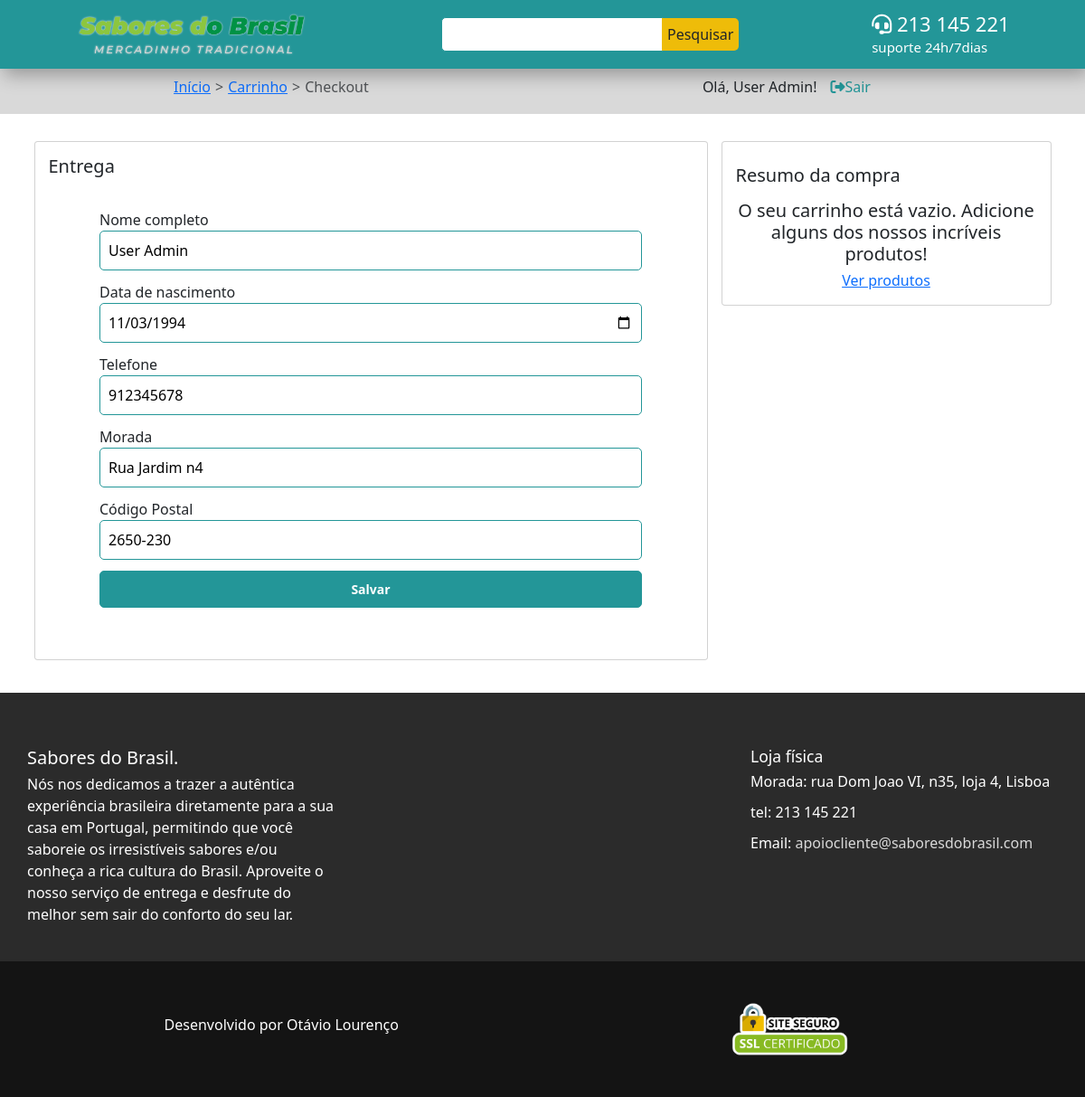
Screenshot of /pages/checkout.php (signed in) with the database file from the repository.
### tables this page shows
CREATE TABLE `Usuarios` (
  `IDuser` int(11) NOT NULL,
  `Nome` varchar(255) NOT NULL,
  `dataNasc` date DEFAULT NULL,
  `Email` varchar(255) NOT NULL,
  `Senha` varchar(255) NOT NULL,
  `Morada` text DEFAULT NULL,
  `CP` text DEFAULT '0000-000',
  `Tel` int(11) DEFAULT NULL,
  `NivelAcesso` int(11) NOT NULL DEFAULT 0
);

### assets/functions.php (called while the page is built, shortened)
<?php
include('../connect_db.php');
$IDusuario = $_SESSION['IDuser'];
$sql = "SELECT Nome, dataNasc, Tel, Morada, CP FROM Usuarios WHERE IDuser = ?";
$stmt = $conn->prepare($sql);
$stmt->bind_param('i', $IDusuario);
$stmt->execute();
$result = $stmt->get_result();
if ($result->num_rows > 0) {
    $row = $result->fetch_assoc();
    $nome = $row['Nome'];
    $dataNasc = $row['dataNasc'];
    $tel = $row['Tel'];
    $morada = $row['Morada'];
    $Postal = $row['CP'];
} else {
    $nome = '';
    $dataNasc = '';
    $tel = '';
    $morada = '';
    $Postal = '';
}

### pages/checkout.php (the view, shortened to what this page needs)
<?php
include('../assets/functions.php');
?>
<!doctype html>
<html lang="pt">
<head>
    <link href="https://cdn.jsdelivr.net/npm/bootstrap@5.3.0-alpha3/dist/css/bootstrap.min.css" rel="stylesheet">
    <link rel="stylesheet" href="../css/style.css">
</head>
<body>
    <div class="container-fluid sob-menu fixed-top d-none d-sm-block">
        <div class="row">
            <div class="col-sm " style="background-color: var(--primary-color);">
                <div class="d-flex justify-content-around align-items-center">
                    <span class="logo"><img src="../images/diversos/logo-nome.png" alt="" height="50"></span>
                    <div>
                        <input class="input-search rounded-start-3" type="search" name="" id="">
                        <button class="btn-yellow rounded-end-3">Pesquisar</button>
                    </div>
                    <span class="tel"><i class="fa-solid fa-headset"></i> 213 145 221
                        <h4>suporte 24h/7dias</h4>
                    </span>
                </div>
            </div>
        </div>
    </div>
    <div class="container-fluid mobile-bc" style="padding-top: 7.62rem;">
        <div class="row">
            <div class="col-sm d-flex justify-content-around align-items-center" style="background-color: var(--grey-color); height: 5rem;">
                <nav style="--bs-breadcrumb-divider: '>';" aria-label="breadcrumb">
                    <ul class="breadcrumb">
                        <li class="breadcrumb-item"><a href="../index.php">Início</a></li>
                        <li class="breadcrumb-item"><a href="../pages/cart.php">Carrinho</a></li>
                        <li class="breadcrumb-item active" aria-current="page">Checkout</li>
                    </ul>
                </nav>
                <div>
                    <div class="float-end me-5 d-flex flex-row justify-content-evenly">
                        <?php
                        if (isset($_SESSION['IDuser'])) {
                            echo '<p class="d-none d-sm-block"> Olá, ' . $_SESSION['Nome'] . '!</p>';
                        } else {
                            echo '<a href="../login.php"><button class="btn btn-primary-new d-none d-sm-block"><i class="fa-solid fa-user"></i> Entrar</button></a>';
                        }
                        if (isset($_SESSION['IDuser'])) {
                            echo '<a href="../assets/logout.php" class="link px-4 d-none d-sm-block" title="Sair"><i class="fa-solid fa-right-from-bracket"></i>Sair</a>';
                        }
                        ?>
                    </div>
                </div>
            </div>
        </div>
    </div>
    <div class="window-full">
        <div class="container py-5">
            <div class="row d-flex justify-content-between">
                <div class="col-md-8">
                    <div class="card p-4 d-flex justify-content-center">
                        <h2>Entrega</h2>
                        <div class="p-5 d-flex justify-content-center">
                            <form action="" method="post" class="formEntrega">
                                <label for="nome">Nome completo</label>
                                <input type="text" name="Nome" id="nome" placeholder="Nome completo" value="<?php echo $nome; ?>">
                                <label for="dataNasci">Data de nascimento</label>
                                <input type="date" name="dataNasci" id="dataNasci" value="<?php echo $dataNasc; ?>">
                                <label for="tel">Telefone</label>
                                <input type="number" name="Contacto" id="tel" placeholder="912 345 678" value="<?php echo $tel; ?>">
                                <label for="morada">Morada</label>
                                <input type="text" name="Morada" placeholder="Morada" value="<?php echo $morada; ?>">
                                <label for="cp">Código Postal</label>
                                <input type="text" name="CodPostal" placeholder="Código Postal" value="<?php echo $Postal; ?>" onkeyup="formatarCodigoPostal(this)">
                                <input type="submit" value="Salvar" class="btn btn-primary-new">
                            </form>
                        </div>
                    </div>
                </div>
                <div class="col-md-4">
                    <div class="card p-4">
                        <h2 class="py-3">Resumo da compra</h2>
                        <?php if (empty($produtosCarrinho)) : ?>
                            <div class="text-center">
                                <h2>O seu carrinho está vazio. Adicione alguns dos nossos incríveis produtos!</h2>
                                <a href="../index.php#top-vendas">Ver produtos</a>
                            </div>
                        <?php endif; ?>
                    </div>
                </div>
            </div>
        </div>
    </div>
    <div class="container-fluid pt-5 text-white" style="background-color: var(--soft-black);">
        <div class="row d-flex justify-content-between">
            <div class="col-sm-4 p-5">
                <h2>Sabores do Brasil.</h2>
                <p>Nós nos dedicamos a trazer a autêntica experiência brasileira diretamente para a sua casa em Portugal, permitindo que você saboreie os irresistíveis sabores e/ou conheça a rica cultura do Brasil. Aproveite o nosso serviço de entrega e desfrute do melhor sem sair do conforto do seu lar.</p>
            </div>
            <div class="col-sm-4 p-5">
                <h3>Loja física</h3>
                <p>Morada: rua Dom Joao VI, n35, loja 4, Lisboa</p>
                <p>tel: 213 145 221</p>
                <p>Email: <a href="mailto:email@email.com" class="text-email">apoiocliente@saboresdobrasil.com</a></p>
            </div>
        </div>
    </div>
    <footer class="container-fluid d-flex justify-content-between align-items-center" style="background-color: var(--black-color); height: 15rem;">
        <div class="row px-5 w-100">
            <div class="col-sm-6 footer d-flex justify-content-center align-items-center">
                <p style="color: var(--white-color);">Desenvolvido por Otávio Lourenço</p>
            </div>
            <div class="col-sm-6 d-flex justify-content-center align-items-center">
                <div class="pgmto-metodos float-end">
                    <img src="../images/diversos/site-seguro.png" height="60rem" alt="">
                </div>
            </div>
        </div>
    </footer>
</body>
</html>

### css/style.css (style rules this page uses)
:root { --primary-color: #239698; --primary-color-soft: #16606149; --white-color: #fff; --grey-color: #d9d9d9; --black-color: #141414; --soft-black: #2b2b2b; --yellow-color: #eebc09; --red-color: #dc3445; }
* { margin: 0; padding: 0; box-sizing: border-box; }
html { font-size: 62.5%; scroll-behavior: smooth; }
body { font-size: 1.6rem; }
.sob-menu { background-color: var(--primary-color); padding: 1rem; -webkit-box-shadow: 4px 7px 19px 0px rgba(0, 0, 0, 0.3); box-shadow: 4px 7px 19px 0px rgba(0, 0, 0, 0.3); }
.logo img { filter: drop-shadow(0 0 0.1rem #e4e4e4); }
.input-search { border: none; padding: 0.6rem; margin-right: -0.5rem; }
.btn-yellow { background-color: var(--yellow-color); color: rgba(var(--black-color), 0.5); border: none; padding: 0.6rem; }
.tel { color: var(--white-color); font-size: 2.2rem; }
.btn-primary-new { font-size: 1.4rem; font-weight: 600; --bs-btn-color: var(--bs-white); --bs-btn-bg: var(--primary-color); --bs-btn-border-color: var(--bd-violet-bg); --bs-btn-hover-color: var(--bs-white); --bs-btn-hover-bg: #1d7d7e; --bs-btn-active-color: var(--bs-btn-hover-color); --bs-btn-active-bg: #166061; }
.footer { display: flex; justify-content: space-between; text-align: center; }
.input-ck:focus, input:valid { outline: none; border: 0.15rem solid var(--primary-color); }
.formEntrega { display: flex; flex-direction: column; width: 60rem; }
.formEntrega > input { margin-bottom: 1.2rem; padding: 0.9rem; border-radius: 0.5rem; }
.window-full { min-height: 80%; }
.link { text-decoration: none; color: var(--primary-color); }
.text-email { color: var(--grey-color); text-decoration: none; }

### rows the page displays
usuarios: Nome "User Admin", dataNasci "11/03/1994", Contacto "912345678", Morada "Rua Jardim n4", CodPostal "2650-230"

### other values shown
$_SESSION['Nome'] "User Admin"
